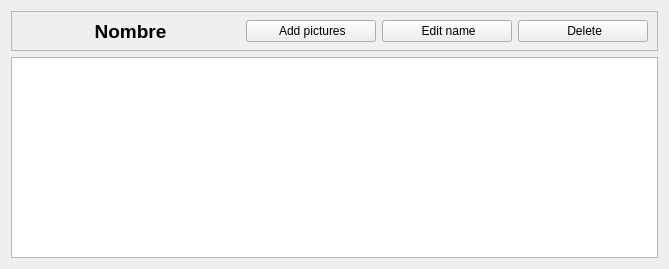
<?xml version="1.0" encoding="UTF-8"?>
<ui version="4.0">
 <class>AlbumWidget</class>
 <widget class="QWidget" name="AlbumWidget">
  <property name="geometry">
   <rect>
    <x>0</x>
    <y>0</y>
    <width>669</width>
    <height>269</height>
   </rect>
  </property>
  <property name="windowTitle">
   <string>Form</string>
  </property>
  <layout class="QVBoxLayout" name="verticalLayout">
   <item>
    <widget class="QFrame" name="albumInfoFrame">
     <property name="minimumSize">
      <size>
       <width>0</width>
       <height>40</height>
      </size>
     </property>
     <property name="maximumSize">
      <size>
       <width>16777215</width>
       <height>40</height>
      </size>
     </property>
     <property name="frameShape">
      <enum>QFrame::Shape::StyledPanel</enum>
     </property>
     <property name="frameShadow">
      <enum>QFrame::Shadow::Raised</enum>
     </property>
     <layout class="QHBoxLayout" name="horizontalLayout">
      <property name="topMargin">
       <number>4</number>
      </property>
      <property name="bottomMargin">
       <number>4</number>
      </property>
      <item>
       <widget class="QLabel" name="albumName">
        <property name="minimumSize">
         <size>
          <width>0</width>
          <height>0</height>
         </size>
        </property>
        <property name="maximumSize">
         <size>
          <width>16777215</width>
          <height>16777215</height>
         </size>
        </property>
        <property name="font">
         <font>
          <pointsize>14</pointsize>
          <bold>true</bold>
         </font>
        </property>
        <property name="text">
         <string>Nombre</string>
        </property>
        <property name="alignment">
         <set>Qt::AlignmentFlag::AlignCenter</set>
        </property>
       </widget>
      </item>
      <item>
       <widget class="QPushButton" name="addPicturesButton">
        <property name="maximumSize">
         <size>
          <width>130</width>
          <height>16777215</height>
         </size>
        </property>
        <property name="font">
         <font>
          <pointsize>9</pointsize>
         </font>
        </property>
        <property name="text">
         <string> Add pictures</string>
        </property>
        <property name="icon">
         <iconset resource="../resources/resource.qrc">
          <normaloff>:/icons/photo-add.png</normaloff>:/icons/photo-add.png</iconset>
        </property>
       </widget>
      </item>
      <item>
       <widget class="QPushButton" name="editButton">
        <property name="maximumSize">
         <size>
          <width>130</width>
          <height>16777215</height>
         </size>
        </property>
        <property name="text">
         <string> Edit name</string>
        </property>
        <property name="icon">
         <iconset resource="../resources/resource.qrc">
          <normaloff>:/icons/album-edit.png</normaloff>:/icons/album-edit.png</iconset>
        </property>
       </widget>
      </item>
      <item>
       <widget class="QPushButton" name="deleteButton">
        <property name="maximumSize">
         <size>
          <width>130</width>
          <height>16777215</height>
         </size>
        </property>
        <property name="layoutDirection">
         <enum>Qt::LayoutDirection::LeftToRight</enum>
        </property>
        <property name="text">
         <string> Delete</string>
        </property>
        <property name="icon">
         <iconset resource="../resources/resource.qrc">
          <normaloff>:/icons/album-delete.png</normaloff>:/icons/album-delete.png</iconset>
        </property>
       </widget>
      </item>
     </layout>
    </widget>
   </item>
   <item>
    <widget class="QListView" name="thumbnailListView"/>
   </item>
  </layout>
 </widget>
 <resources>
  <include location="../resources/resource.qrc"/>
 </resources>
 <connections/>
</ui>
